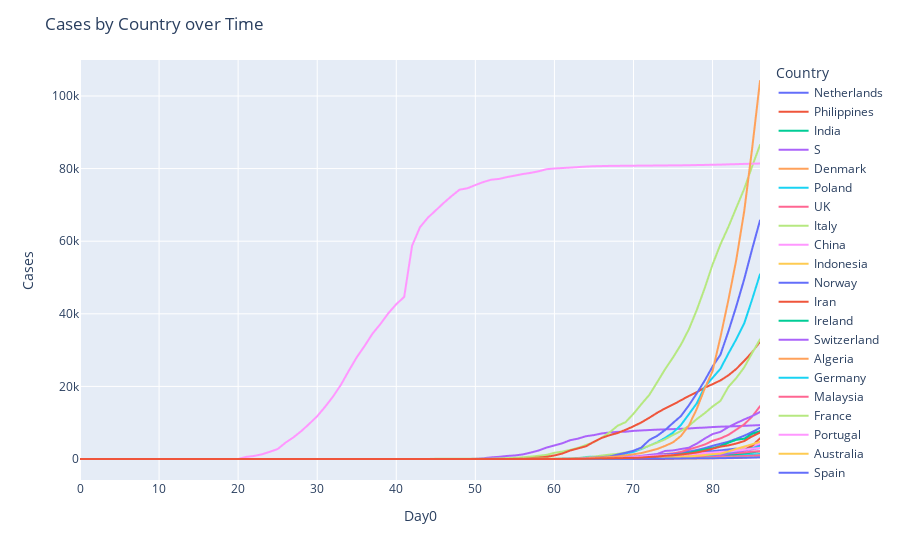
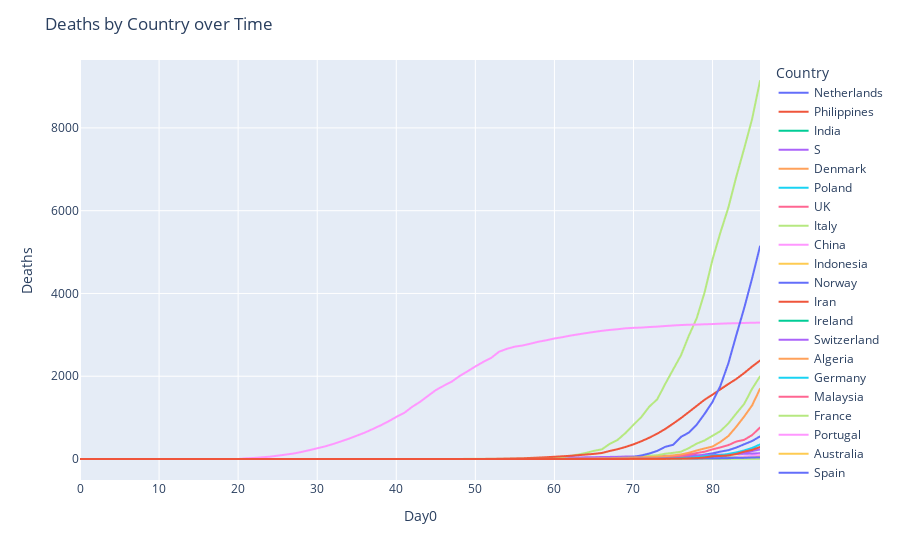
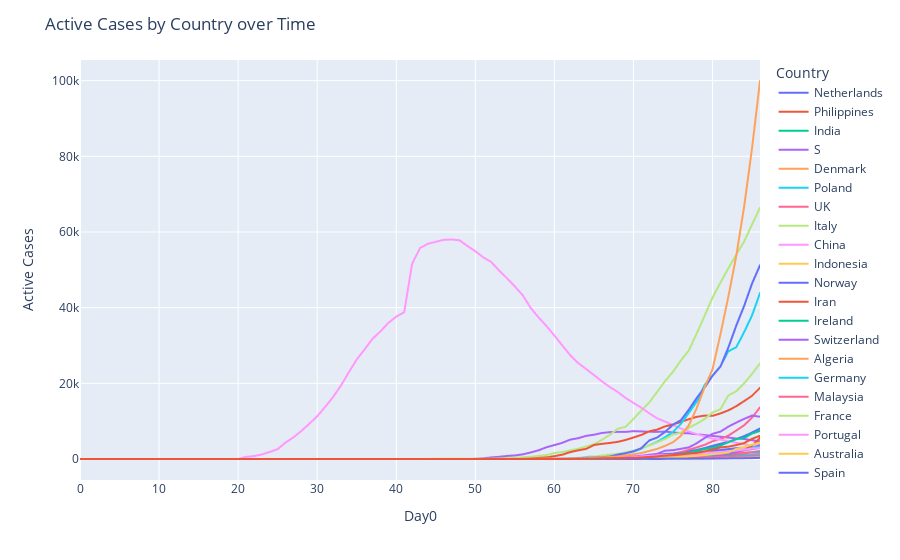
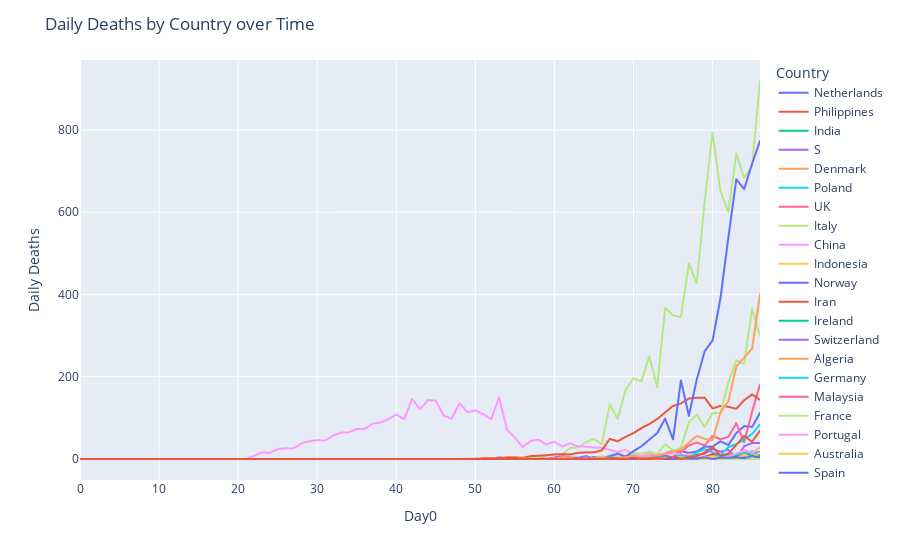

Here is the notebook cell these charts were saved with, in order:
### Markdown cell above
# Line Chart

### Code cell
for col in ['Cases', 'Deaths','Active Cases','Daily Deaths','NewCasesLastWeek','NewDeathsLastWeek']:
    
    fig = px.line(df, x="Day0", y=col, color="Country",)
    fig.update_layout(title=col+' by Country over Time')
    fig.show()
